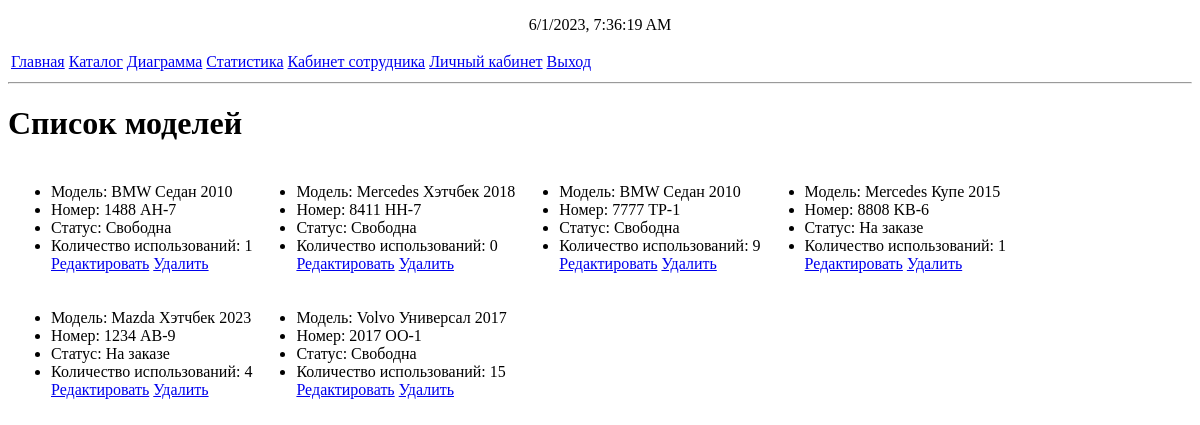
The page /autolist (signed in) on the database as committed earlier.
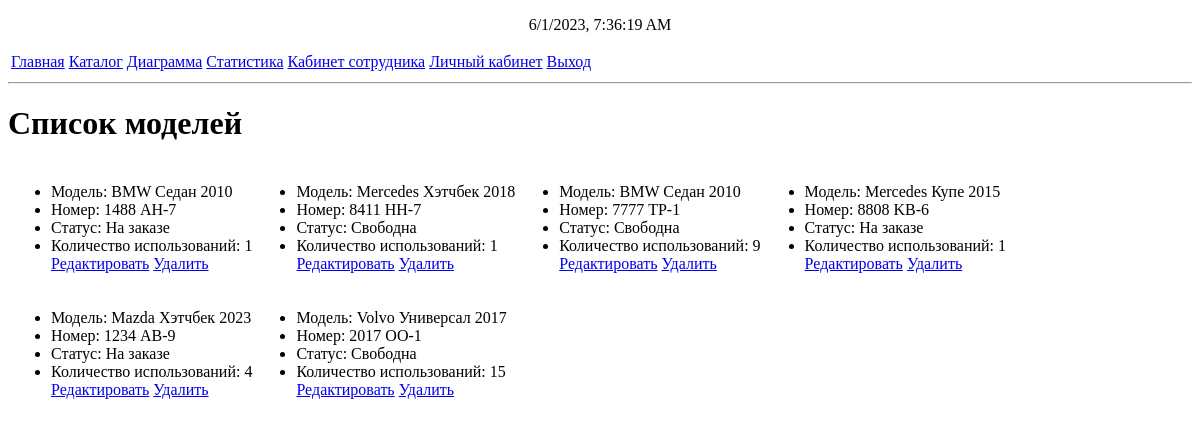
The same page on the database as committed later.
### mainapp/models.py (models this page shows)
class AutoModel(models.Model):
    ON_ORDER = "На заказе"
    FREE = "Свободна"
    IN_REPAIR = "В ремонте"
    IN_SERVICE = "На обслуживании"
    STATUS_CHOICES = [
        (ON_ORDER, "На заказе"),
        (FREE, "Свободна"),
        (IN_REPAIR, "В ремонте"),
        (IN_SERVICE, "На обслуживании")
    ]
    id = models.AutoField(primary_key=True)
    carModel = models.ForeignKey(CarModel, on_delete=models.PROTECT)
    number = models.CharField(max_length=9, validators=[car_number_validator])
    status = models.CharField(max_length=20, choices=STATUS_CHOICES, default=FREE)
    usageCount = models.IntegerField(default=0)
    def __str__(self):
        return f'{self.carModel.__str__()} {self.number}'

class CarModel(models.Model):
    SEDAN = "Седан"
    CROSS = "Кроссовер"
    COUPE = "Купе"
    STATION_WAGON = "Универсал"
    SPORT = "Спорт"
    HATCHBACK = "Хэтчбек"
    CONVERTIBLE = "Кабриолет"
    MINIVAN = "Минивэн"
    BODY_CHOICES = [
        (SEDAN, "Седан"),
        (CROSS, "Кроссовер"),
        (STATION_WAGON, "Универсал"),
        (SPORT, "Седан"),
        (HATCHBACK, "Хэтчбек"),
        (CONVERTIBLE, "Кабриолет"),
        (MINIVAN, "Минивэн"),
        (COUPE, "Купе"),
    ]
    BMW = "BMW"
    MERCEDES = "Mercedes"
    AUDI = "Audi"
    MAZDA = "Mazda"
    VOLVO = "Volvo"
    BRAND_CHOICES = [
        (BMW, 'BMW'),
        (MERCEDES, 'Mercedes'),
        (AUDI,"Audi"),
        (MAZDA, "Mazda"),
        (VOLVO, "Volvo")
    ]
    body = models.CharField(max_length=20, choices=BODY_CHOICES)
    price = models.BigIntegerField(default=40, null=True)
    car_price = models.BigIntegerField(default=10000, null=True)
    id = models.AutoField(primary_key=True)
    brand = models.CharField(max_length=20, choices=BRAND_CHOICES)
    year = models.IntegerField(validators=[MaxValueValidator(2023), MinValueValidator(2010)])
    usageCount = models.IntegerField(default=0)
    def __str__(self):
        return f"{self.brand} {self.body} {self.year}"

### mainapp/views.py (the view)
    def _(request):
        if not request.user.is_staff:
            return HttpResponseRedirect('main')
        return func(request)

### mainapp/views.py (called while the page is built)
def staffpage(func):
    def _(request):
        if not request.user.is_staff:
            return HttpResponseRedirect('main')
        return func(request)
    return _

@staffpage
def autolist(request: HttpRequest):
    if request.method == "GET":
        lst = []
        tmp_list = list()
        i = 0
        for auto in AutoModel.objects.all():
            print(auto)
            if i % columnCount == 0 and i != 0:
                lst.append(tmp_list)
                tmp_list = list()
            tmp_list.append(auto)
            i += 1
        if tmp_list:
            lst.append(tmp_list)
        print(lst)
        return render(request, "autolist.html", {"autos": lst})

### mainapp/templates/autolist.html (shortened to what this page needs)
{% extends "base.html" %}
{% block content %}
<h1>Список моделей</h1>
<table>
    {%for autosRaw in autos%}
    <tr>
    {%for auto in autosRaw%}
    <td>
        <ul>
            <li>Модель: {{auto.carModel}}</li>
            <li>Номер: {{auto.number}}</li>
            <li>Статус: {{auto.status}}</li>
            <li>Количество использований: {{auto.usageCount}}</li>
            <a href="editauto?id={{auto.id}}">Редактировать</a>
            <a href="delete?model=auto&id={{auto.id}}">Удалить</a>
        </ul>
    </td>
    {%endfor%}
    </tr>
    {%endfor%}
</table>
{% endblock content %}

Rows that differ between the two databases and show on the page:
changed AutoModel "1488 AH-7": status "Свободна" → "На заказе"
changed AutoModel "8411 HH-7": usageCount "0" → "1"
